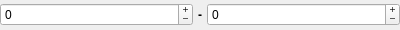
<ui version="4.0" >
 <class>Form</class>
 <widget class="QWidget" name="Form" >
  <property name="geometry" >
   <rect>
    <x>0</x>
    <y>0</y>
    <width>400</width>
    <height>30</height>
   </rect>
  </property>
  <property name="minimumSize" >
   <size>
    <width>0</width>
    <height>30</height>
   </size>
  </property>
  <property name="maximumSize" >
   <size>
    <width>16777215</width>
    <height>30</height>
   </size>
  </property>
  <property name="windowTitle" >
   <string>Form</string>
  </property>
  <layout class="QHBoxLayout" >
   <property name="spacing" >
    <number>5</number>
   </property>
   <property name="leftMargin" >
    <number>0</number>
   </property>
   <property name="topMargin" >
    <number>0</number>
   </property>
   <property name="rightMargin" >
    <number>0</number>
   </property>
   <property name="bottomMargin" >
    <number>0</number>
   </property>
   <item>
    <widget class="QSpinBox" name="uiStart" >
     <property name="buttonSymbols" >
      <enum>QAbstractSpinBox::PlusMinus</enum>
     </property>
     <property name="specialValueText" >
      <string>Any</string>
     </property>
     <property name="minimum" >
      <number>-1</number>
     </property>
     <property name="maximum" >
      <number>99999999</number>
     </property>
    </widget>
   </item>
   <item>
    <widget class="QLabel" name="label" >
     <property name="sizePolicy" >
      <sizepolicy vsizetype="Fixed" hsizetype="Fixed" >
       <horstretch>0</horstretch>
       <verstretch>0</verstretch>
      </sizepolicy>
     </property>
     <property name="text" >
      <string>&lt;html>&lt;head>&lt;meta name="qrichtext" content="1" />&lt;style type="text/css">
p, li { white-space: pre-wrap; }
&lt;/style>&lt;/head>&lt;body style=" font-family:'Sans Serif'; font-size:9pt; font-weight:400; font-style:normal; text-decoration:none;">
&lt;p style=" margin-top:0px; margin-bottom:0px; margin-left:0px; margin-right:0px; -qt-block-indent:0; text-indent:0px;">&lt;span style=" font-weight:600;">-&lt;/span>&lt;/p>&lt;/body>&lt;/html></string>
     </property>
     <property name="alignment" >
      <set>Qt::AlignCenter</set>
     </property>
    </widget>
   </item>
   <item>
    <widget class="QSpinBox" name="uiEnd" >
     <property name="buttonSymbols" >
      <enum>QAbstractSpinBox::PlusMinus</enum>
     </property>
     <property name="specialValueText" >
      <string>Any</string>
     </property>
     <property name="minimum" >
      <number>-1</number>
     </property>
     <property name="maximum" >
      <number>99999999</number>
     </property>
    </widget>
   </item>
  </layout>
 </widget>
 <resources/>
 <connections/>
</ui>
